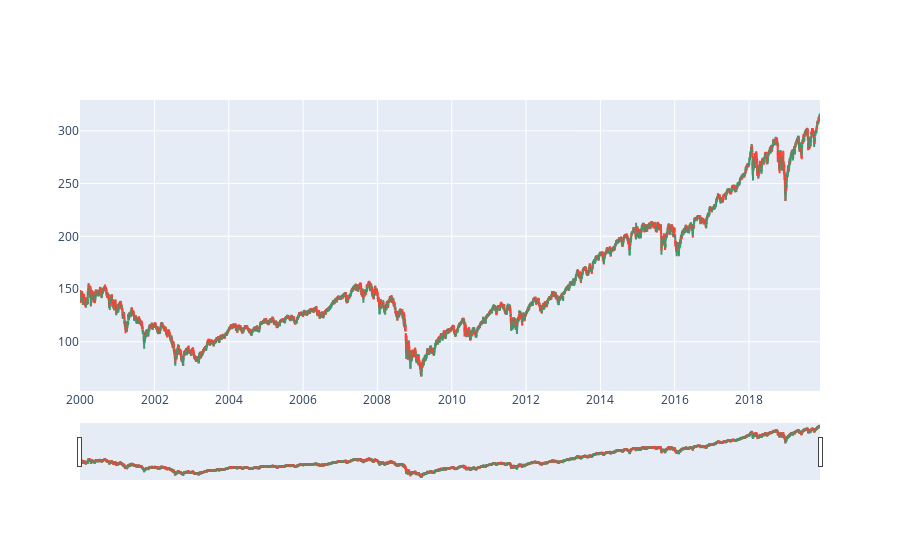

The code cell stored with this chart in its notebook:
### Code cell
df = spy_2000_df.copy()

fig = go.Figure(data=[go.Candlestick(x=df.index,
                open=df['Open'],
                high=df['High'],
                low=df['Low'],
                close=df['Close'])])

fig.show()

### Figure 1 — Plotly figure (JSON) as saved in the notebook; plotly's stock layout.template omitted (floating-point values rounded to 4 significant figures; data arrays with more than 128 entries replaced by an {"elided": "..."} marker saying what was removed)
{"data": [{"close": {"elided": "5011 float values"}, "high": {"elided": "5011 float values"}, "low": {"elided": "5011 float values"}, "open": {"elided": "5011 float values"}, "type": "candlestick", "x": {"elided": "5011 str values"}}], "layout": {"autosize": true, "xaxis": {"autorange": true, "range": ["1999-12-30 12:00", "2019-11-29 12:00"], "rangeslider": {"autorange": true, "range": ["1999-12-30 12:00", "2019-11-29 12:00"], "yaxis": {"_template": null, "rangemode": "match"}}, "type": "date"}, "yaxis": {"autorange": true, "range": [53.3, 329.3]}}}
